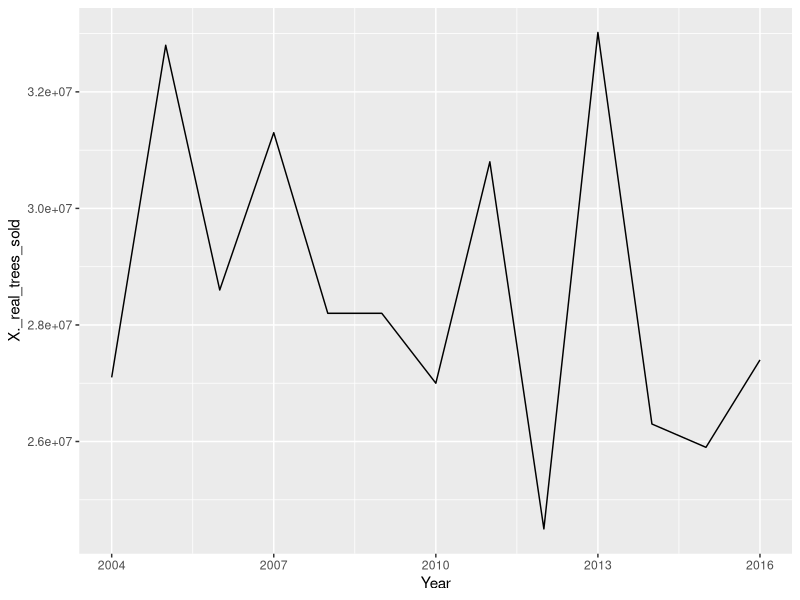
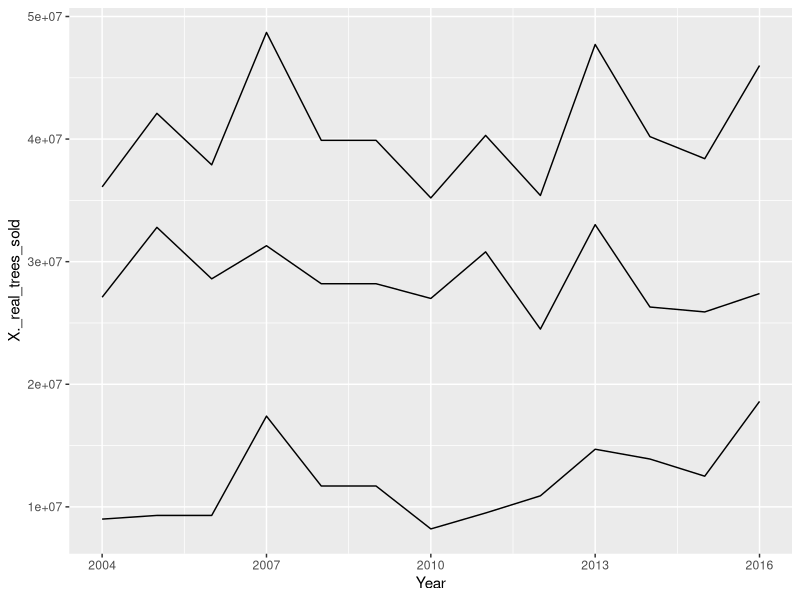
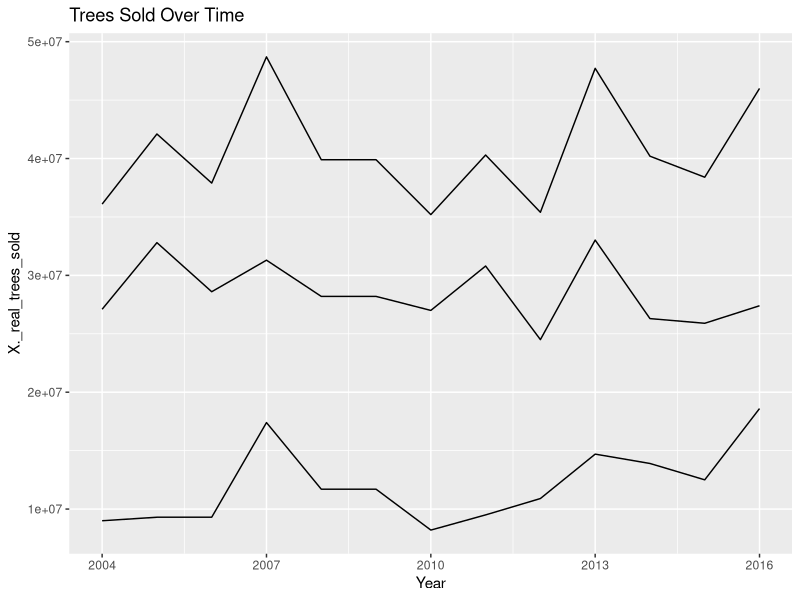
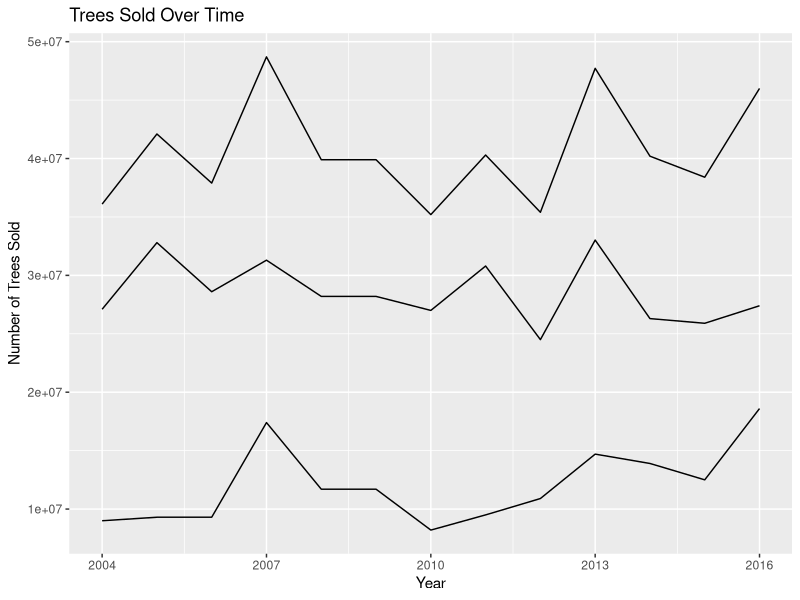
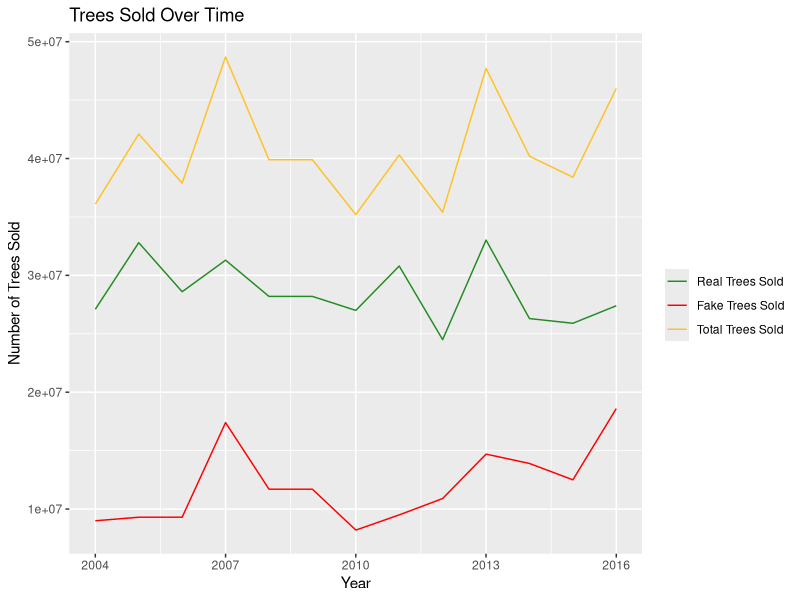

Generate these figures, in order, with R:
## ---- chunk 1
# Libraries
library(tidyverse)
library(ggplot2)
library(readr)
## ---- chunk 2
Tree_Data <- read.csv("Christmas_Tree.csv") # Loading Tree Data
## ---- chunk 3
ggplot(Tree_Data, aes(x=Year, y=X._real_trees_sold)) + # Year is on the X-axis, Real trees sold is on the y axis
  geom_line() # Makes it a line chart
## ---- chunk 4
ggplot(Tree_Data, aes(x=Year)) +
  geom_line(aes(y = X._real_trees_sold)) + # Line for real trees sold
  geom_line(aes(y = X._fake_trees_sold)) + # Line for fake trees sold
  geom_line(aes(y = total_trees_sold)) # Line for total trees sold
## ---- chunk 5
ggplot(Tree_Data, aes(x=Year)) +
  geom_line(aes(y = X._real_trees_sold)) + # Line for real trees sold
  geom_line(aes(y = X._fake_trees_sold)) + # Line for fake trees sold
  geom_line(aes(y = total_trees_sold)) + # Line for total trees sold
  ggtitle("Trees Sold Over Time") # Title
## ---- chunk 6
ggplot(Tree_Data, aes(x=Year)) +
  geom_line(aes(y = X._real_trees_sold)) + # Line for real trees sold
  geom_line(aes(y = X._fake_trees_sold)) + # Line for fake trees sold
  geom_line(aes(y = total_trees_sold)) + # Line for total trees sold
  ggtitle("Trees Sold Over Time") + # Title
  labs(y = "Number of Trees Sold", x = "Year") # Y and x labels
## ---- chunk 7
ggplot(Tree_Data, aes(x=Year)) +
  geom_line(aes(y = X._real_trees_sold, color = "Real Trees Sold")) + # Line for real trees sold, changing color
  geom_line(aes(y = X._fake_trees_sold, color = "Fake Trees Sold")) + # Line for fake trees sold, changing color
  geom_line(aes(y = total_trees_sold, color = "Total Trees Sold")) + # Line for total trees sold, changing color
  ggtitle("Trees Sold Over Time") + # Title
  scale_colour_manual("", breaks = c("Real Trees Sold", "Fake Trees Sold", "Total Trees Sold"), # Making the Legend
  values = c("forestgreen", "red", "goldenrod1")) + # Assigning colors to each of the lines
  labs(y = "Number of Trees Sold", x = "Year") # Y and x labels
